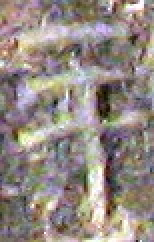
#> input picture Test/Phoenician_inscription_alanya.jpg, 77 x 121 px (shown 2 times larger)
$ python -i augment.py   (imports and definitions only)
#> lines starting #> are read from the running program, lines starting #| are printed output that depends on the picture
#> further down, picture is the input picture: PIL image 77x121 RGB; mean R, G, B 148.3, 137.4, 131.8
import cv2
import numpy as np
import matplotlib.pyplot as plt

from scipy.ndimage.filters       import gaussian_filter
from scipy.ndimage.interpolation import map_coordinates
from PIL                         import Image

# [44 lines left out: functions elastic_transform, distort, not called in this run]


def rotate_letter(image):
    angle = np.random.randint(0, 20)

    image = image.rotate(angle, resample = Image.BICUBIC, expand = True)
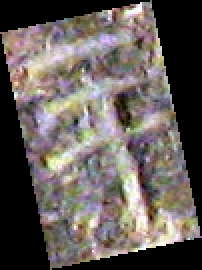
#> image: PIL image 101x135 RGB (shown 2 times larger); mean R, G, B 101, 93.6, 89.7

    return image

def resize_letter(image):
    zoom  = np.random.random() * 0.4 + 0.5 # Zoom in range [0.5,1.2)

    new_size = (int(image.size[0] * zoom), int(image.size[1] * zoom))
#> new_size = (74, 99)

    image = image.resize(new_size, resample=Image.BICUBIC)
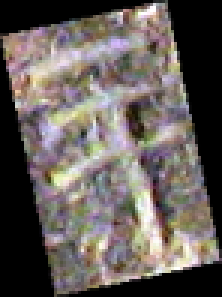
#> image: PIL image 74x99 RGB (shown 3 times larger); mean R, G, B 101.2, 93.7, 89.9

    return image

# [32 lines left out: functions rotate, resize, not called in this run]


def gaussian_blur(image):
    """[summary]
        Apply Gaussian blur
    Args:
        img ([type]): [description]
    """

    # sigmaX is Gaussian Kernel standard deviation
    # ksize is kernel size
    image = cv2.GaussianBlur(src = image, ksize=(5, 5), sigmaX = 0, sigmaY = 0)
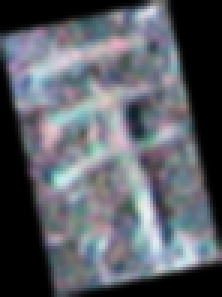
#> image: shape (99, 74, 3) (shown 3 times larger); mean of channels 0, 1, 2 101.3, 93.9, 90; drawn as B, G, R

    return image

# [24 lines left out: functions blur, erode, dilate, not called in this run]


def aspect_ratio(img, obj=None):
#> called with obj = 'mol'
    if obj == "mol":
        n = 50
        image = cv2.copyMakeBorder(img, np.random.randint(0,50),
                       np.random.randint(0,50), np.random.randint(0,50),
                       np.random.randint(0,50), cv2.BORDER_CONSTANT,
                       value=[255,255,255])
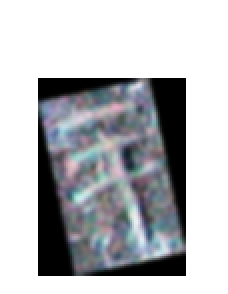
#> image: shape (147, 114, 3) (shown 2 times larger); mean of channels 0, 1, 2 187.8, 184.6, 182.9; drawn as B, G, R
    elif obj == "bkg":
        n = 100
        image = cv2.copyMakeBorder(img, np.random.randint(0,50),
                               np.random.randint(0,50), np.random.randint(0,50),
                               np.random.randint(0,50), cv2.BORDER_REFLECT)

    image = cv2.resize(image, (256,256))
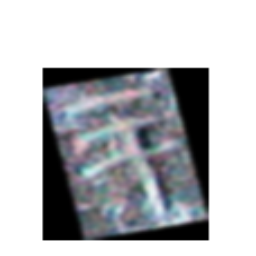
#> image: shape (256, 256, 3); mean of channels 0, 1, 2 187.7, 184.5, 182.8; drawn as B, G, R

    return image

# [55 lines left out: functions crop_bkg, translate_bkg, translate_mol, add_border, not called in this run]

def affine(img, obj=None):
#> called with obj = 'mol'
    rows, cols,_ = img.shape
#> rows = 256; cols = 256
    n = 20
    pts1 = np.float32([[5, 50], [200, 50], [50, 200]])
    pts2 = np.float32([[5 + np.random.randint(-n, n), 50 + np.random.randint(-n, n)],
                   [200 + np.random.randint(-n, n), 50 + np.random.randint(-n, n)],
                   [50 + np.random.randint(-n, n), 200 + np.random.randint(-n, n)]])

    M = cv2.getAffineTransform(pts1, pts2)

    if obj == "mol":
        skewed = cv2.warpAffine(img, M, (cols, rows), borderValue=[255,255,255])
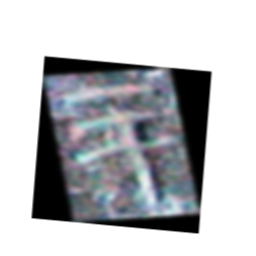
#> skewed: shape (256, 256, 3); mean of channels 0, 1, 2 191.1, 188, 186.4; drawn as B, G, R
    elif obj == "bkg":
        skewed = cv2.warpAffine(img, M, (cols, rows), borderMode=cv2.BORDER_REFLECT)

    skewed = cv2.resize(skewed, (256,256))
    return skewed

def flip_v(img):
    return cv2.flip( img, 0)

def flip_h(img):
    return cv2.flip(img, 1)

# function gets bounding box of molecule with a pixel either side
# [28 lines left out: functions get_bounding_box, crop_mol, not called in this run]


def augment_letter(image):
    """[summary]

    Args:
        img ([type]): [description]

    Returns:
        [type]: [description]
    """

    image = rotate_letter(image)

    image = resize_letter(image)

    image_arr = np.asarray(image)

    image_arr = gaussian_blur(image_arr)

    if np.random.uniform(0,1) < 0.3:
        image_arr = erode(image_arr)

    if np.random.uniform(0,1) < 0.3:
        image_arr = dilate(image_arr)

    image_arr = aspect_ratio(image_arr, "mol")

    if np.random.uniform(0,1) < 0.7:
        image_arr = affine(image_arr, "mol")

    # [7 lines of commented-out code are left out]

    if np.random.uniform(0,1) < 0.7:
        image_arr = distort(image_arr)

    # if np.random.uniform(0,1) < 0.3:
    #   image_arr = translate_mol(image_arr)

    new_image = Image.fromarray(image_arr)

    return new_image

# [41 lines left out: function augment_bkg, not called in this run]

>>> from PIL import Image
>>> picture = Image.open('Test/Phoenician_inscription_alanya.jpg')
>>> result = augment_letter(picture)

$ run again, on Test/aleph.jpg
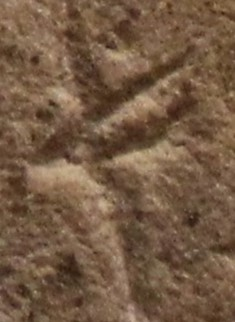
#> input picture Test/aleph.jpg, 235 x 322 px
#> picture is the input picture: PIL image 235x322 RGB; mean R, G, B 116.8, 90.2, 67.5
#> in aspect_ratio, `image = cv2.copyMakeBorder(img, np.random.randint(0,50), np.random.ran..`:
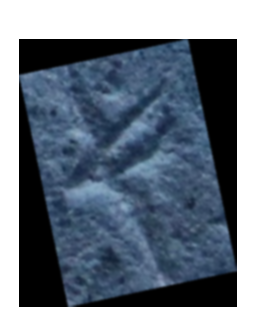
#> image: shape (316, 258, 3); mean of channels 0, 1, 2 130.6, 117.3, 105.9; drawn as B, G, R
#> in affine, `skewed = cv2.warpAffine(img, M, (cols, rows), borderValue=[255,255,255])`:
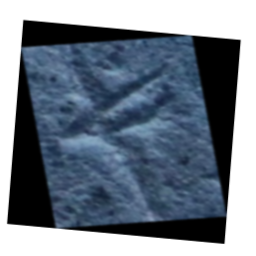
#> skewed: shape (256, 256, 3); mean of channels 0, 1, 2 136.7, 124, 113.2; drawn as B, G, R

$ run again, on Test/test11.jpg
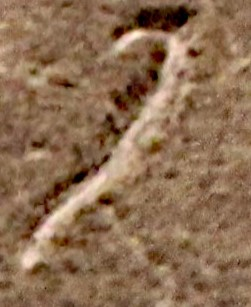
#> input picture Test/test11.jpg, 251 x 307 px
#> picture is the input picture: PIL image 251x307 RGB; mean R, G, B 141.7, 110.3, 82.7
#> in aspect_ratio, `image = cv2.resize(image, (256,256))`:
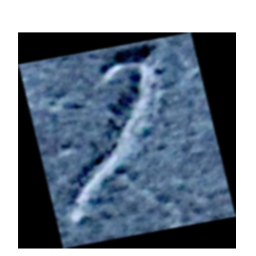
#> image: shape (256, 256, 3); mean of channels 0, 1, 2 142.9, 127.1, 113.2; drawn as B, G, R
#> in affine, `skewed = cv2.warpAffine(img, M, (cols, rows), borderValue=[255,255,255])`:
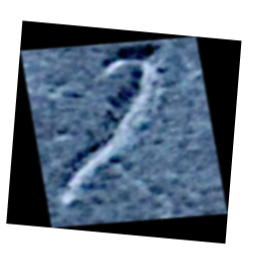
#> skewed: shape (256, 256, 3); mean of channels 0, 1, 2 148.5, 133.4, 120.2; drawn as B, G, R

$ run again, on Test/test2.jpg
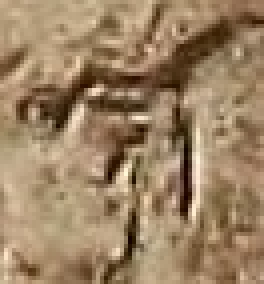
#> input picture Test/test2.jpg, 66 x 71 px (shown 4 times larger)
#> picture is the input picture: PIL image 66x71 RGB; mean R, G, B 156.2, 130.2, 99.8
#> in aspect_ratio, `image = cv2.copyMakeBorder(img, np.random.randint(0,50), np.random.ran..`:
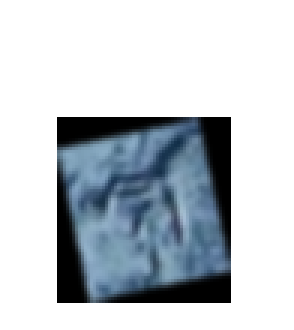
#> image: shape (110, 98, 3) (shown 3 times larger); mean of channels 0, 1, 2 205.9, 199.9, 192.9; drawn as B, G, R
#> in affine, `skewed = cv2.warpAffine(img, M, (cols, rows), borderValue=[255,255,255])`:
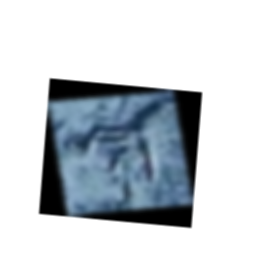
#> skewed: shape (256, 256, 3); mean of channels 0, 1, 2 208.4, 202.7, 196; drawn as B, G, R
